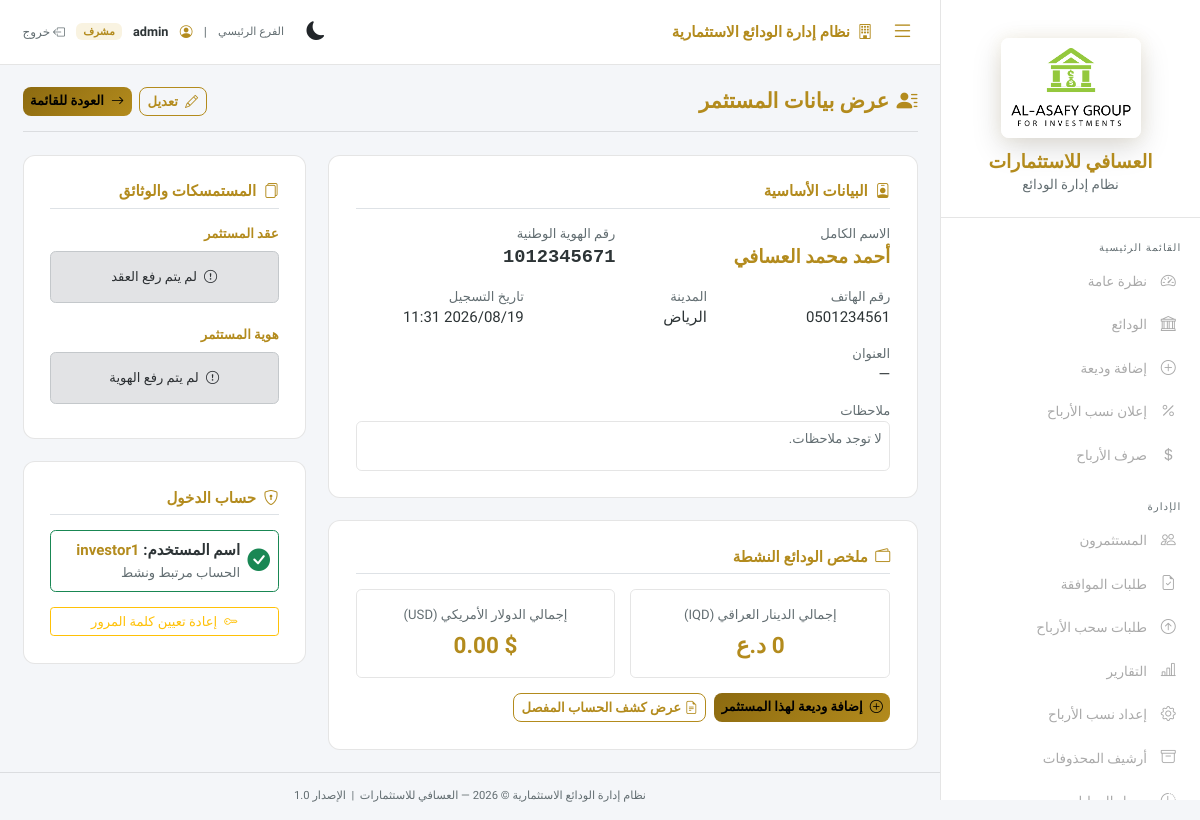
The app's page /investor_view.php?id=1 (signed in) with its own data.
### tables this page shows
CREATE TABLE IF NOT EXISTS `investors` (
  `id`            INT UNSIGNED NOT NULL AUTO_INCREMENT,
  `full_name`     VARCHAR(150) NOT NULL,
  `phone`         VARCHAR(30)  NOT NULL,
  `city`          VARCHAR(100) NOT NULL DEFAULT '',
  `address`       VARCHAR(255) NULL,
  `notes`         TEXT NULL,
  `national_id`   VARCHAR(30)  NOT NULL DEFAULT '',
  `contract_path` VARCHAR(255) NULL,
  `id_card_path`  VARCHAR(255) NULL,
  `created_at`    DATETIME     NOT NULL DEFAULT CURRENT_TIMESTAMP,
  `updated_at`    DATETIME     NOT NULL DEFAULT CURRENT_TIMESTAMP ON UPDATE CURRENT_TIMESTAMP,
  PRIMARY KEY (`id`)
);

CREATE TABLE IF NOT EXISTS `users` (
  `id`              INT UNSIGNED NOT NULL AUTO_INCREMENT,
  `investor_id`     INT UNSIGNED NULL,
  `role`            ENUM('admin','staff','investor') NOT NULL DEFAULT 'investor',
  `username`        VARCHAR(100) NOT NULL,
  `password_hash`   VARCHAR(255) NOT NULL,
  `session_version` INT UNSIGNED NOT NULL DEFAULT 1,
  `created_by`      INT UNSIGNED NULL,
  `last_login_at`   DATETIME NULL,
  `created_at`      DATETIME NOT NULL DEFAULT CURRENT_TIMESTAMP,
  `updated_at`      DATETIME NOT NULL DEFAULT CURRENT_TIMESTAMP ON UPDATE CURRENT_TIMESTAMP,
  PRIMARY KEY (`id`),
  UNIQUE KEY `uq_username` (`username`),
  CONSTRAINT `fk_users_investor` FOREIGN KEY (`investor_id`) REFERENCES `investors` (`id`) ON DELETE SET NULL
);

### config/helpers.php (called while the page is built, shortened)
<?php
function formatMoney(string|float|null $amount, string $currency = 'IQD'): string
{
    $n = (float) $amount;
    if ($currency === 'USD') {
        return '$ ' . number_format($n, 2);
    }
    return number_format($n, 0) . ' د.ع';
}

### public/investor_view.php (the view, shortened to what this page needs)
<?php
require_once __DIR__ . '/../config/helpers.php';
$pdo = getPDO();
$id = (int) ($_GET['id'] ?? 0);
$stmt = $pdo->prepare("SELECT * FROM investors WHERE id = ?");
$stmt->execute([$id]);
$investor = $stmt->fetch();
$stmt = $pdo->prepare("SELECT username FROM users WHERE investor_id = ?");
$stmt->execute([$id]);
$linkedUser = $stmt->fetch();
$stmt = $pdo->prepare("
    SELECT currency, SUM(amount) as total
    FROM deposits
    WHERE investor_id = ? AND status='active'
    GROUP BY currency
");
$stmt->execute([$id]);
$balances = $stmt->fetchAll(PDO::FETCH_KEY_PAIR);
include __DIR__ . '/../includes/header.php';
?>
<div class="layout-wrapper">
    <?php include __DIR__ . '/../includes/sidebar.php'; ?>
    <div class="main-wrapper">
        <?php include __DIR__ . '/../includes/topbar.php'; ?>
        <div class="page-content">
            <div class="page-header">
                <h1 class="page-title"><i class="bi bi-person-lines-fill me-2"></i>عرض بيانات المستثمر</h1>
                <div class="d-flex gap-2">
                    <a href="investor_add.php?edit=<?= $id ?>" class="btn btn-outline-gold btn-sm">
                        <i class="bi bi-pencil me-1"></i> تعديل
                    </a>
                    <a href="investors.php" class="btn btn-gold btn-sm">
                        <i class="bi bi-arrow-right me-1"></i> العودة للقائمة
                    </a>
                </div>
            </div>
            <div class="row g-4">
                <div class="col-lg-8">
                    <div class="form-card mb-4">
                        <h5 class="section-title border-bottom pb-2 mb-3">
                            <i class="bi bi-person-badge me-2"></i>البيانات الأساسية
                        </h5>
                        <div class="row g-3">
                            <div class="col-md-6">
                                <label class="text-muted small d-block">الاسم الكامل</label>
                                <div class="fw-bold fs-5 text-gold">
                                    <?= htmlspecialchars($investor['full_name']) ?>
                                </div>
                            </div>
                            <div class="col-md-6">
                                <label class="text-muted small d-block">رقم الهوية الوطنية</label>
                                <div class="fw-bold fs-5" style="font-family:monospace">
                                    <?= htmlspecialchars($investor['national_id']) ?>
                                </div>
                            </div>
                            <div class="col-md-4">
                                <label class="text-muted small d-block">رقم الهاتف</label>
                                <div>
                                    <?= htmlspecialchars($investor['phone'] ?: '—') ?>
                                </div>
                            </div>
                            <div class="col-md-4">
                                <label class="text-muted small d-block">المدينة</label>
                                <div>
                                    <?= htmlspecialchars($investor['city'] ?: '—') ?>
                                </div>
                            </div>
                            <div class="col-md-4">
                                <label class="text-muted small d-block">تاريخ التسجيل</label>
                                <div>
                                    <?= date('Y/m/d H:i', strtotime($investor['created_at'])) ?>
                                </div>
                            </div>
                            <div class="col-12">
                                <label class="text-muted small d-block">العنوان</label>
                                <div>
                                    <?= htmlspecialchars($investor['address'] ?: '—') ?>
                                </div>
                            </div>
                            <div class="col-12">
                                <label class="text-muted small d-block">ملاحظات</label>
                                <div class="p-2 rounded bg-base small text-muted border border-gold"
                                    style="min-height: 50px;">
                                    <?= nl2br(htmlspecialchars($investor['notes'] ?: 'لا توجد ملاحظات.')) ?>
                                </div>
                            </div>
                        </div>
                    </div>
                    <div class="form-card">
                        <h5 class="section-title border-bottom pb-2 mb-3">
                            <i class="bi bi-wallet2 me-2"></i>ملخص الودائع النشطة
                        </h5>
                        <div class="row g-3">
                            <div class="col-md-6">
                                <div class="p-3 rounded bg-base border border-gold text-center">
                                    <div class="text-muted small mb-1">إجمالي الدينار العراقي (IQD)</div>
                                    <div class="fs-4 fw-bold text-gold">
                                        <?= formatMoney($balances['IQD'] ?? 0, 'IQD') ?>
                                    </div>
                                </div>
                            </div>
                            <div class="col-md-6">
                                <div class="p-3 rounded bg-base border border-gold text-center">
                                    <div class="text-muted small mb-1">إجمالي الدولار الأمريكي (USD)</div>
                                    <div class="fs-4 fw-bold text-gold">
                                        <?= formatMoney($balances['USD'] ?? 0, 'USD') ?>
                                    </div>
                                </div>
                            </div>
                        </div>
                        <div class="mt-3 text-start d-flex gap-2">
                            <a href="deposit_add.php?investor_id=<?= $id ?>" class="btn btn-gold btn-sm">
                                <i class="bi bi-plus-circle me-1"></i> إضافة وديعة لهذا المستثمر
                            </a>
                            <a href="reports.php?report=investor_statement&investor_id=<?= $id ?>"
                                class="btn btn-outline-gold btn-sm">
                                <i class="bi bi-file-earmark-text me-1"></i>عرض كشف الحساب المفصل
                            </a>
                        </div>
                    </div>
                </div>
                <div class="col-lg-4">
                    <div class="form-card mb-4">
                        <h5 class="section-title border-bottom pb-2 mb-3">
                            <i class="bi bi-files me-2"></i>المستمسكات والوثائق
                        </h5>
                        <div class="mb-4">
                            <label class="form-label d-block small mb-2">عقد المستثمر</label>
                            <?php if ($investor['contract_path']): ?>
                                <a href="download_file.php?investor_id=<?= $id ?>&type=contract"
                                    class="btn btn-outline-gold w-100 py-3">
                                    <i class="bi bi-file-pdf fs-3 d-block mb-1"></i>
                                    <span>تحميل/استعراض العقد</span>
                                </a>
                            <?php else: ?>
                                <div class="alert alert-secondary py-3 text-center small mb-0">
                                    <i class="bi bi-exclamation-circle me-1"></i> لم يتم رفع العقد
                                </div>
                            <?php endif; ?>
                        </div>
                        <div class="mb-2">
                            <label class="form-label d-block small mb-2">هوية المستثمر</label>
                            <?php if ($investor['id_card_path']): ?>
                                <a href="download_file.php?investor_id=<?= $id ?>&type=id_card"
                                    class="btn btn-outline-gold w-100 py-3">
                                    <i class="bi bi-person-vcard fs-3 d-block mb-1"></i>
                                    <span>تحميل/استعراض الهوية</span>
                                </a>
                            <?php else: ?>
                                <div class="alert alert-secondary py-3 text-center small mb-0">
                                    <i class="bi bi-exclamation-circle me-1"></i> لم يتم رفع الهوية
                                </div>
                            <?php endif; ?>
                        </div>
                    </div>
                    <div class="form-card">
                        <h5 class="section-title border-bottom pb-2 mb-3">
                            <i class="bi bi-shield-lock me-2"></i>حساب الدخول
                        </h5>
                        <?php if ($linkedUser): ?>
                            <div class="d-flex align-items-center p-2 rounded bg-base border border-success">
                                <i class="bi bi-check-circle-fill text-success fs-4 me-2"></i>
                                <div>
                                    <div class="fw-bold">اسم المستخدم: <span class="text-gold">
                                            <?= htmlspecialchars($linkedUser['username']) ?>
                                        </span></div>
                                    <small class="text-muted">الحساب مرتبط ونشط</small>
                                </div>
                            </div>
                            <button class="btn btn-sm btn-outline-warning w-100 mt-3" type="button" data-bs-toggle="collapse" data-bs-target="#resetPasswordForm" aria-expanded="false" aria-controls="resetPasswordForm">
                                <i class="bi bi-key me-1"></i> إعادة تعيين كلمة المرور
                            </button>
                        <?php endif; ?>
                    </div>
                </div>
            </div>
        </div>
        <?php include __DIR__ . '/../includes/footer.php'; ?>

### public/assets/css/theme.css (style rules this page uses)
:root, [data-theme="dark"] { --bg-base: #0b0b0b; --bg-surface: #111111; --bg-card: #181818; --bg-sidebar: #0d0d0d; --gold: #d4af37; --gold-light: #f0d060; --gold-dark: #a08020; --gold-muted: rgba(212, 175, 55, 0.15); --text-primary: #f8f8f8; --text-muted: #b0b0b0; --border: rgba(212, 175, 55, 0.25); --danger: #e74c3c; --success: #27ae60; --info: #2980b9; --warning: #e67e22; --sidebar-w: 260px; --sidebar-collapsed-w: 80px; --custom-table-bg: var(--bg-card); --custom-table-border: var(--border); --custom-table-stripe: rgba(212, 175, 55, 0.04); --custom-table-hover-bg: #222222; --custom-table-hover-color: #ffffff; --custom-table-color: var(--text-primary); --custom-table-header-bg: rgba(212, 175, 55, 0.1); --custom-table-header-color: var(--gold); --custom-input-bg: #1a1a1a; --custom-input-border: var(--border); --custom-input-color: #ffffff; --custom-input-hover-bg: #282828; --custom-input-disabled-bg: #0a0a0a; }
[data-theme="light"] { --bg-base: #f4f6f9; --bg-surface: #ffffff; --bg-card: #ffffff; --bg-sidebar: #ffffff; --gold: #b38b1d; --gold-light: #d4af37; --gold-dark: #8c6a10; --gold-muted: rgba(212, 175, 55, 0.15); --text-primary: #2d3436; --text-muted: #636e72; --border: rgba(0, 0, 0, 0.1); --custom-table-bg: #ffffff; --custom-table-border: rgba(0, 0, 0, 0.1); --custom-table-stripe: rgba(0, 0, 0, 0.02); --custom-table-hover-bg: rgba(212, 175, 55, 0.05); --custom-table-hover-color: #000000; --custom-table-color: #2d3436; --custom-table-header-bg: rgba(212, 175, 55, 0.1); --custom-table-header-color: #b38b1d; --custom-input-bg: #ffffff; --custom-input-border: rgba(0, 0, 0, 0.2); --custom-input-color: #2d3436; --custom-input-hover-bg: #fdfdfd; --custom-input-disabled-bg: #f9f9f9; }
*, *::before, *::after { box-sizing: border-box; }
html { font-size: 15px; }
body { font-family: 'Tajawal', sans-serif; background: var(--bg-base); color: var(--text-primary); direction: rtl; min-height: 100vh; margin: 0; }
a { color: var(--gold); text-decoration: none; }
.layout-wrapper { display: flex; min-height: 100vh; }
.main-wrapper { margin-right: var(--sidebar-w); flex: 1; display: flex; flex-direction: column; min-height: 100vh; transition: margin-right 0.3s cubic-bezier(0.4, 0, 0.2, 1); }
.page-content { padding: 1.5rem; flex: 1; }
.page-header { margin-bottom: 1.5rem; padding-bottom: 1rem; border-bottom: 1px solid var(--border); display: flex; align-items: center; justify-content: space-between; }
.page-title { font-size: 1.4rem; font-weight: 700; color: var(--gold); margin: 0; }
.form-card { background: var(--bg-card); border: 1px solid var(--border); border-radius: 12px; padding: 1.75rem; }
.form-label { font-size: 0.88rem; font-weight: 600; color: var(--gold); margin-bottom: 0.5rem; }
.btn-gold { background: linear-gradient(135deg, var(--gold-dark), var(--gold)); color: #000; font-weight: 700; border: none; border-radius: 8px; font-family: 'Tajawal', sans-serif; transition: all 0.25s; }
.btn-outline-gold { background: transparent; border: 1px solid var(--gold); color: var(--gold); border-radius: 8px; font-family: 'Tajawal', sans-serif; font-weight: 600; transition: all 0.2s; }
.text-gold { color: var(--gold) !important; }
.text-muted { color: var(--text-muted) !important; }
.border-gold { border-color: var(--border) !important; }
.section-title { font-size: 1rem; font-weight: 700; color: var(--gold); margin-bottom: 1rem; }

### records on screen
investors: full_name "أحمد محمد العسافي", national "1012345671", phone "0501234561", city "الرياض", created_at "2026/08/19 11:31", address "—", notes "لا توجد ملاحظات."
users: username "investor1"

### other values on screen
currentUsername() "admin"
formatMoney($balances['IQD'] ?? 0, 'IQD') "0 د.ع"
formatMoney($balances['USD'] ?? 0, 'USD') "$ 0.00"
